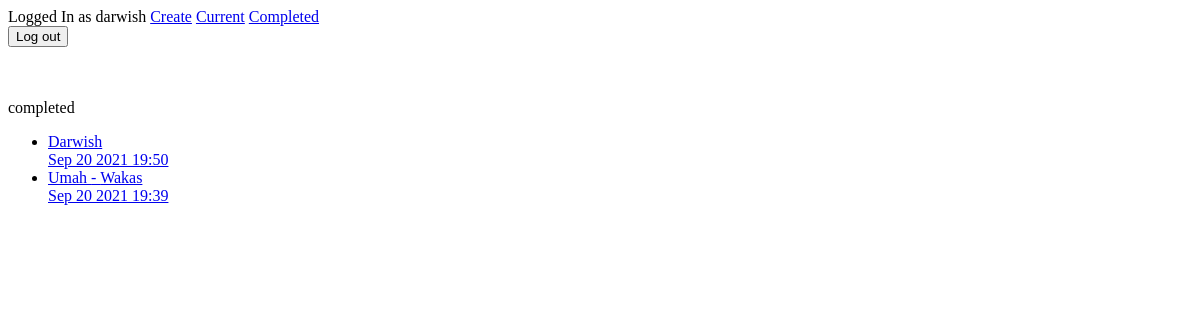
Page /completed/ (signed in) on the earlier database version.
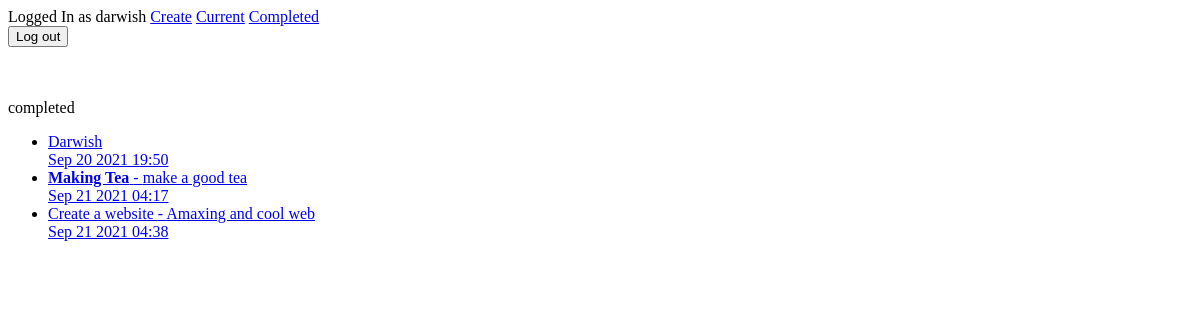
Same page on the later database version.
### todo/models.py (models this page shows, shortened)
class Todo(models.Model):
    title = models.CharField(max_length = 100)
    memo = models.TextField(blank = True)
    created = models.DateTimeField(auto_now_add = True)
    datacompleted = models.DateTimeField(null = True , blank = True)
    important = models.BooleanField(default = False)
    user = models.ForeignKey(User, on_delete  = models.CASCADE)

### todo/views.py (the view)
# urls.py: path('completed/', views.completedtodos, name = 'completedtodos'),
def completedtodos(request):
    todos = Todo.objects.filter(user =request.user, datacompleted__isnull = False)
    return render(request, 'todo/completedtodos.html', {'todos':todos})

### todo/templates/todo/completedtodos.html (shortened to what this page needs)
{%  extends 'todo/base.html' %}
{% block content %}
completed
<ul>
  {%  for todo in todos %}
  <li>
    <a href="{%  url 'viewtodo' todo.id %}">
     {% if todo.important  %}<b>{% endif %}{{ todo.title }}{% if todo.important  %}</b>{% endif %}
    {% if todo.memo  %} - {{ todo.memo }} {% endif%} </li>
    {{  todo.datacompleted|date:'M j Y H:i' }}
  {% endfor %}
</ul>
{% endblock %}

Differences in the rows shown:
no longer on this page (row edited): Todo: title "Umah", memo "Wakas", datacompleted "Sep 20 2021 19:39"
now on this page (row edited): Todo: title "Making Tea", memo "make a good tea", datacompleted "Sep 21 2021 04:17"
added Todo: title "Create a website", memo "Amaxing and cool web", datacompleted "Sep 21 2021 04:38"
